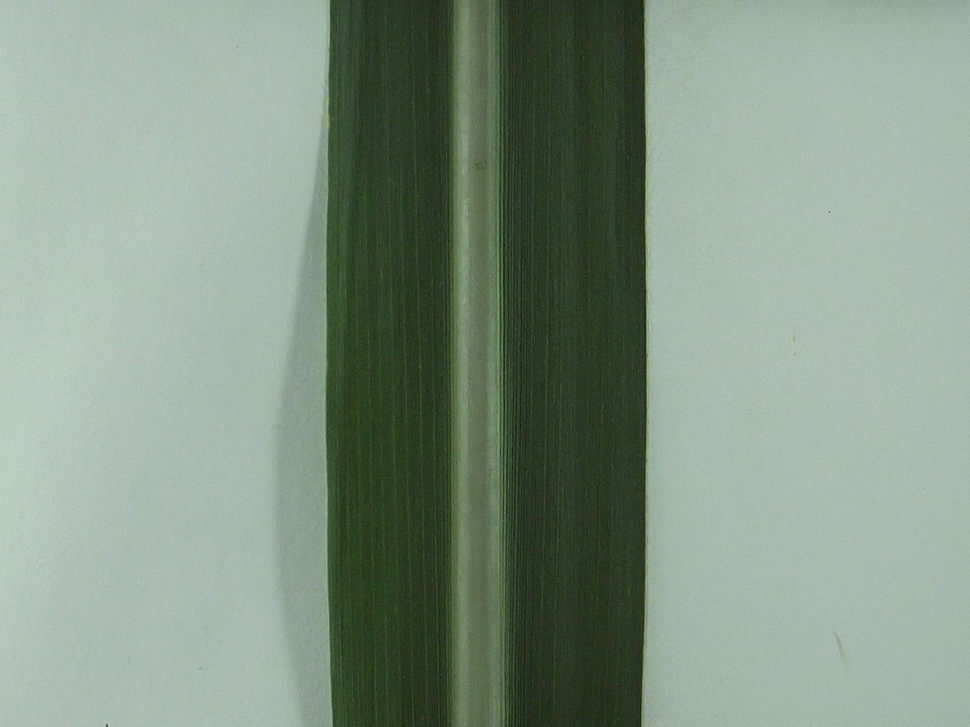
#> input picture 219_1_1.JPG, 970 x 727 px, shrunk from 4288 x 3216 before the run
$ python 'APLICAÇÃO.py'
#> lines starting #> are read from the running program, lines starting #| are printed output that depends on the picture; after the words box and inside, x2 and y2 are one past the last pixel; in counts of white or black regions, pixels touching at a corner belong together
import cv2
import numpy as np

#carregando a imagem e convertendo em hsv
img = cv2.imread("219_1_1.JPG")
#> img is the input picture: shape (727, 970, 3); mean B, G, R 131.9, 148.6, 129.7
hsv = cv2.cvtColor(img, cv2.COLOR_BGR2HSV)
#> hsv: shape (727, 970, 3); mean H, S, V 64.6, 50.9, 148.6

#determinando limites superiores e inferiores de valores
lower = (10, 120, 100)
upper = (100, 255, 255)

lower2 = (10, 90, 10)
upper2 = (100, 255, 255)

lower3 = (10, 45, 50)
upper3 = (100, 255, 255)

#criando e aplicando as mascaras (cv2.inRange() é usado para calcular as mascaras)
mask = cv2.inRange(hsv, lower, upper)
#> mask: shape (727, 970); every value is 0
mask2 = cv2.inRange(hsv, lower2, upper2)
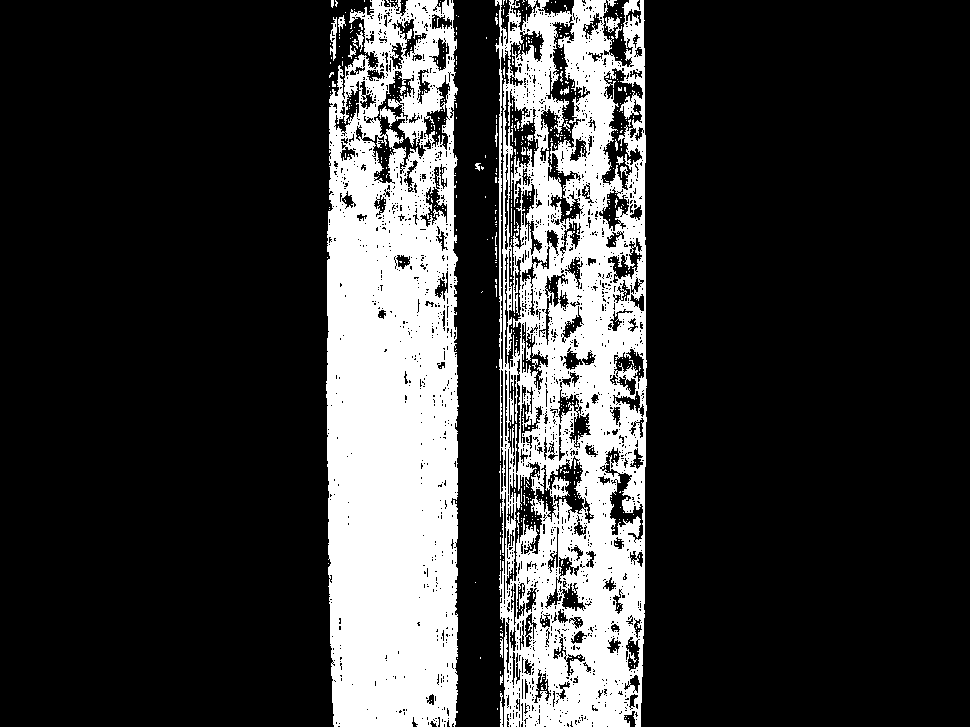
#> mask2: shape (727, 970); 21.9% white; 625 white regions (599 under 20 px), largest, box (x1, y1, x2, y2) and area: (326, 0, 459, 727) 80820, (495, 0, 647, 727) 71165, (330, 17, 337, 61) 165
mask3 = cv2.inRange(hsv, lower3, upper3)
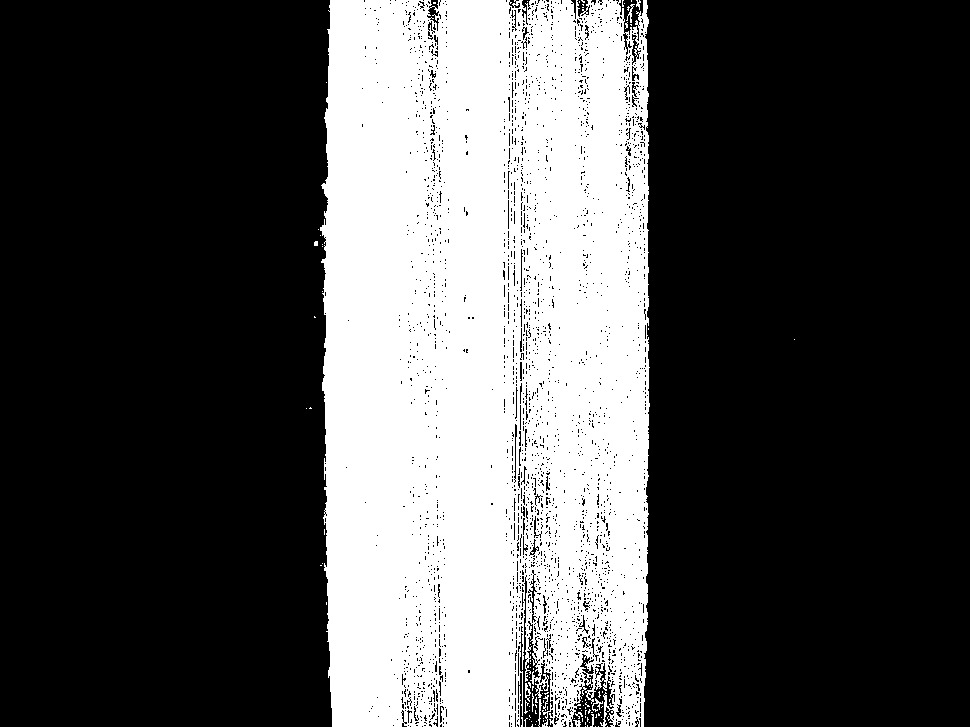
#> mask3: shape (727, 970); 31.2% white; 103 white regions (91 under 20 px), largest, box (x1, y1, x2, y2) and area: (320, 0, 650, 727) 219542, (525, 683, 531, 702) 53, (592, 698, 603, 712) 50

res = cv2.bitwise_and(img, img, mask=mask)
#> res: shape (727, 970, 3); every value is 0
res2 = cv2.bitwise_and(img, img, mask=mask2)
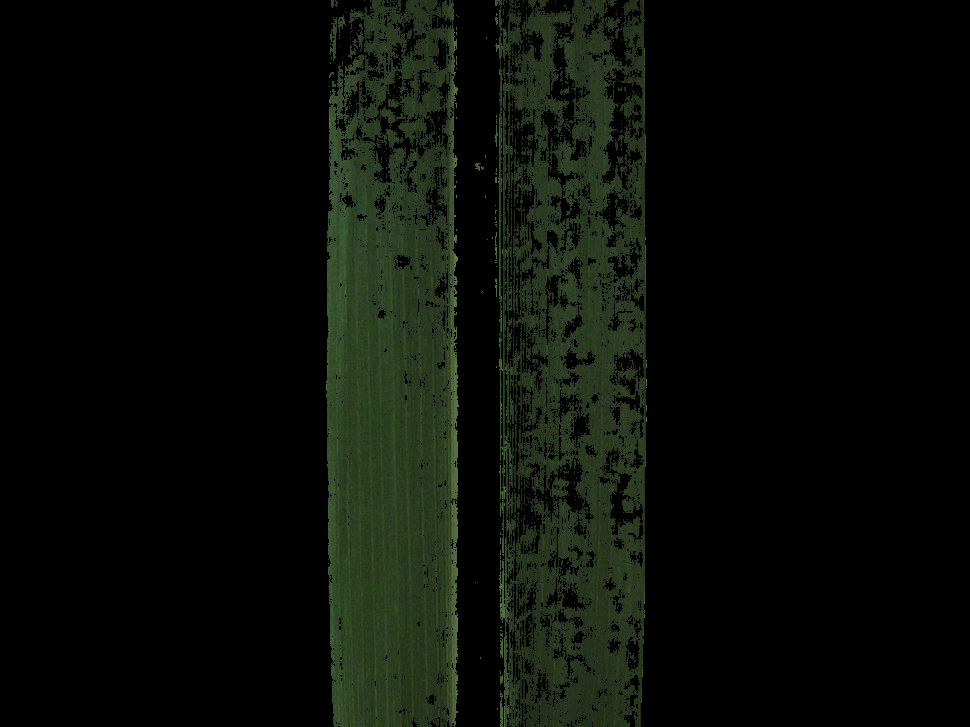
#> res2: shape (727, 970, 3); mean B, G, R 7.6, 13.4, 9.7
res3 = cv2.bitwise_and(img, img, mask=mask3)
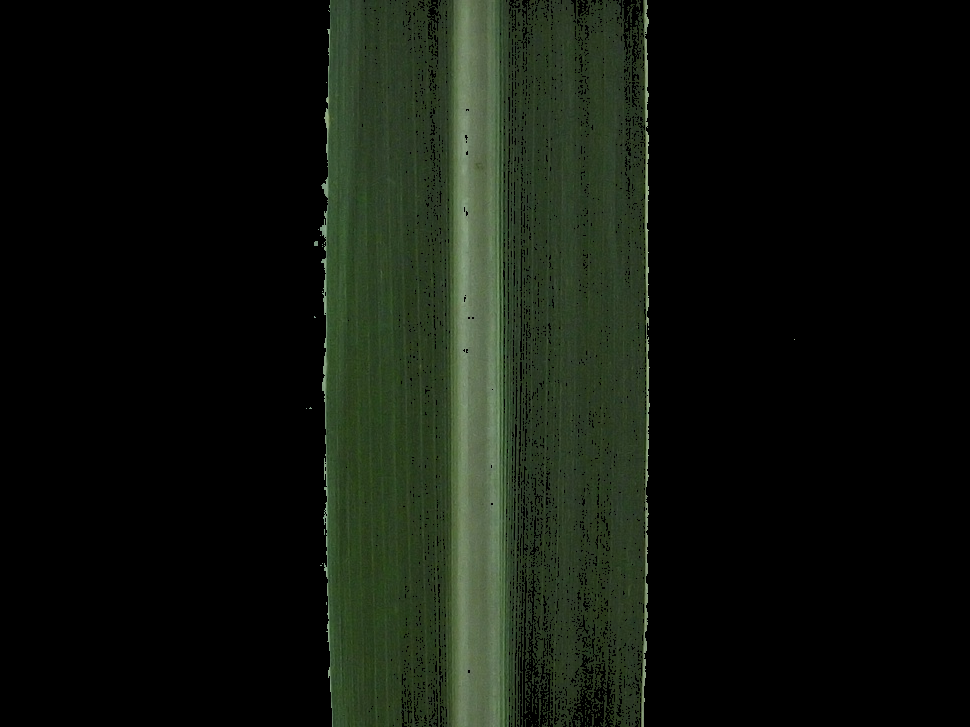
#> res3: shape (727, 970, 3); mean B, G, R 14.3, 22.5, 17.1

numpy_horizontal_concat = np.concatenate((res, img), axis=1)
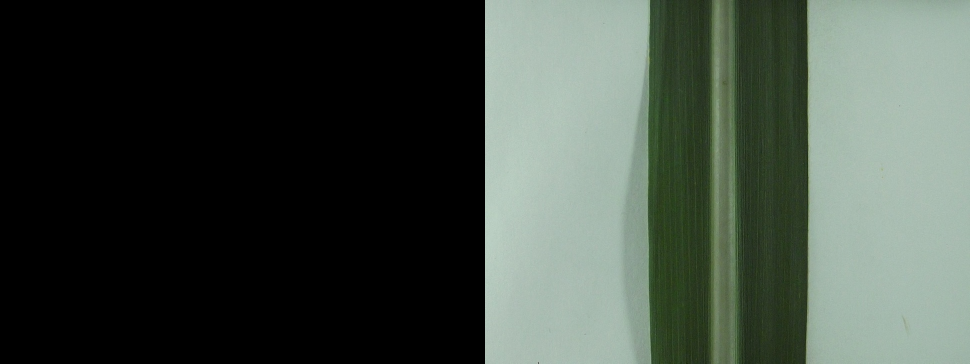
#> numpy_horizontal_concat: shape (727, 1940, 3) (shown at 1/2 size); mean B, G, R 65.9, 74.3, 64.8
numpy_horizontal_concat2 = np.concatenate((res2, img), axis=1)
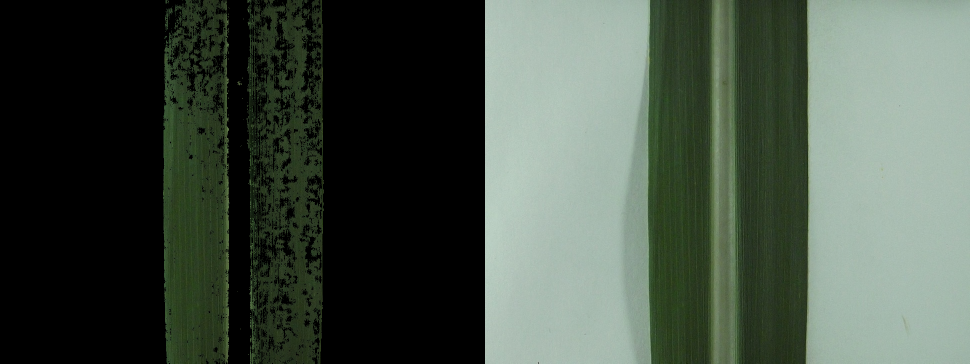
#> numpy_horizontal_concat2: shape (727, 1940, 3) (shown at 1/2 size); mean B, G, R 69.7, 81, 69.7
numpy_horizontal_concat3 = np.concatenate((res3, img), axis=1)
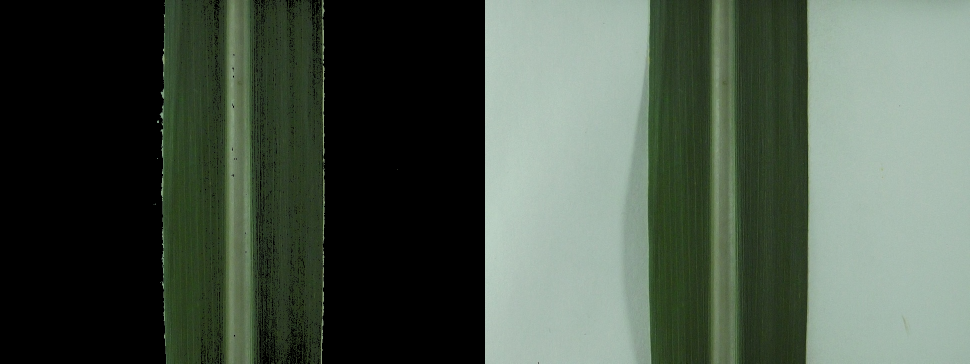
#> numpy_horizontal_concat3: shape (727, 1940, 3) (shown at 1/2 size); mean B, G, R 73.1, 85.5, 73.4

#cv2.imwrite('Mask1.JPEG', numpy_horizontal_concat); cv2.imwrite('Mask2.JPEG', numpy_horizontal_concat2); cv2.imwrite('Mask3.JPEG', numpy_horizontal_concat3)

cv2.imshow("GREEN", numpy_horizontal_concat);cv2.imshow("GREEN2", numpy_horizontal_concat2);cv2.imshow("GREEN3", numpy_horizontal_concat3);cv2.waitKey();cv2.destroyAllWindows()

#Além disso, esse espaço de cor permite um elevado grau de separação entre cor e iluminação, o que o qualifica para ser utilizado em diversas técnicas de processamento de imagens.

cv2.imwrite("Mascara.JPEG", numpy_horizontal_concat3)
